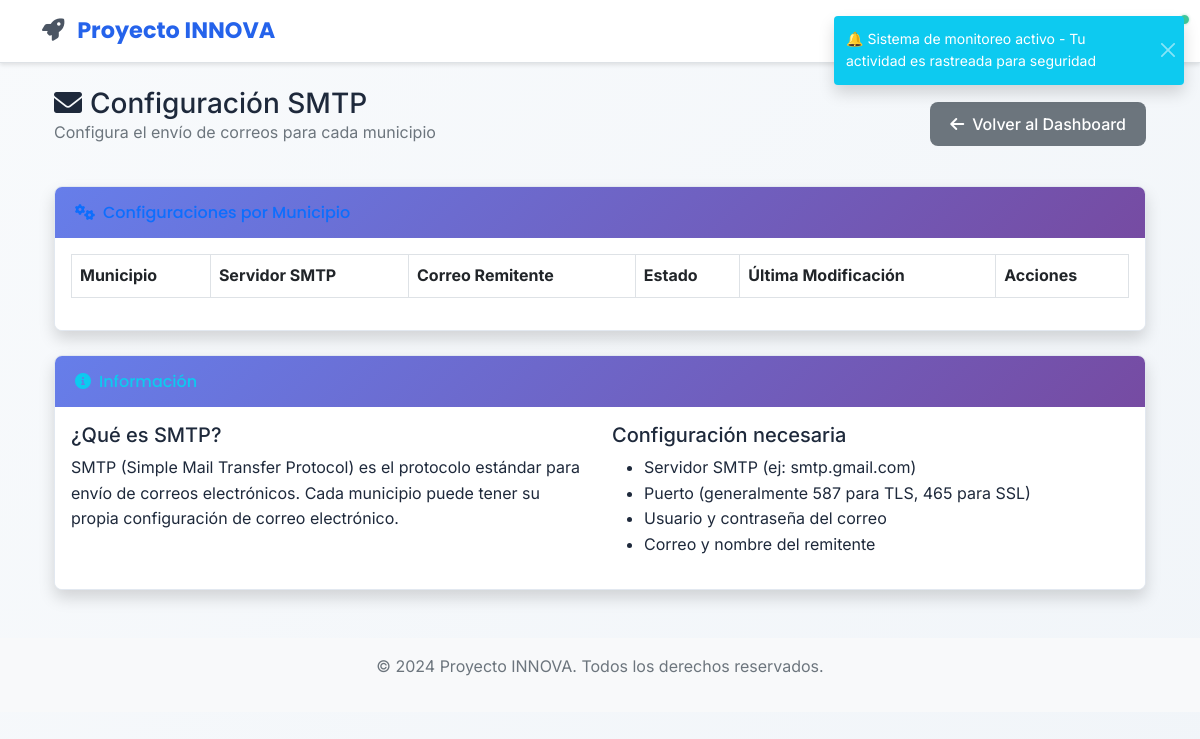
The page /admin/smtp-config (signed in) on the database as committed earlier.
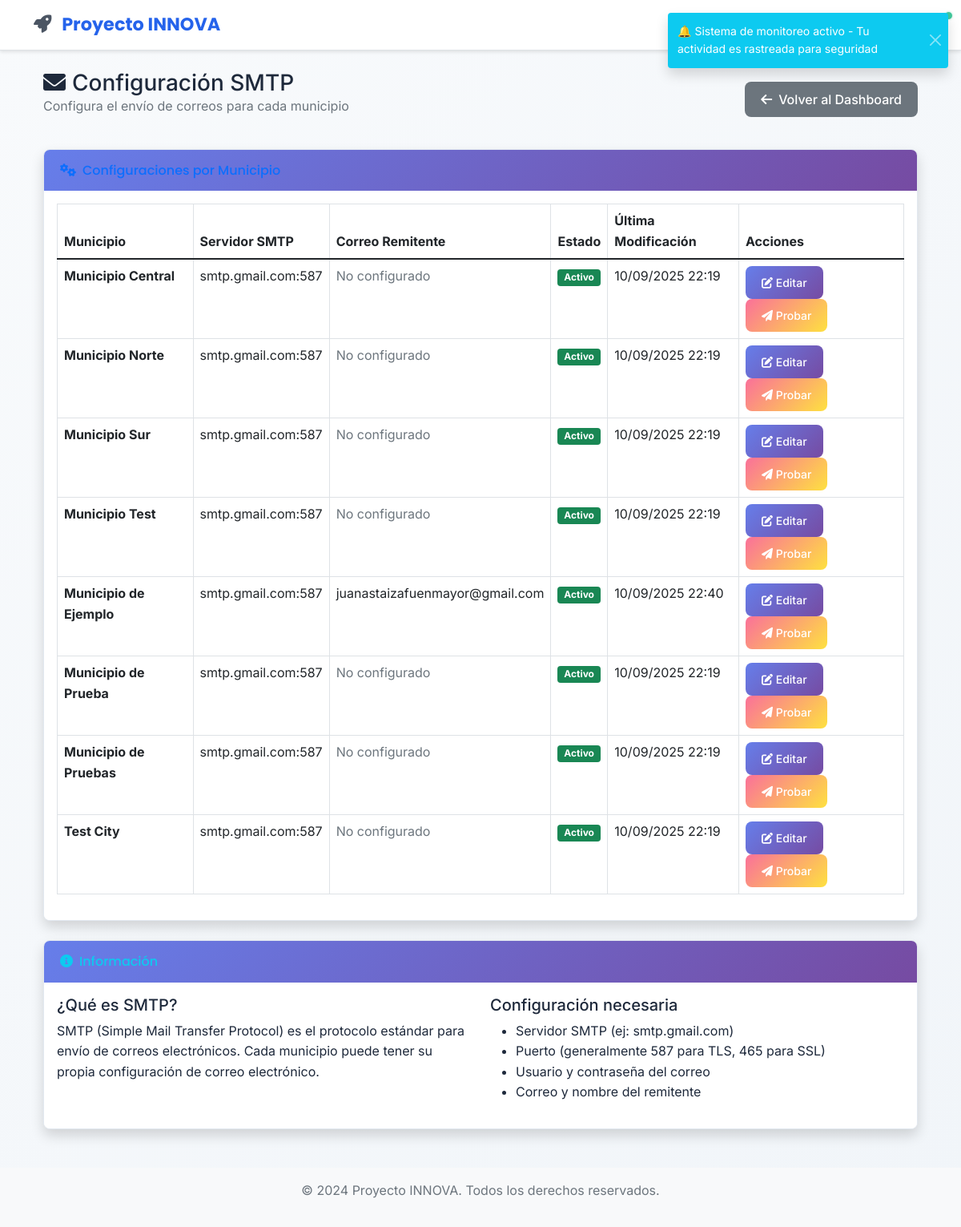
The same page on the database as committed later.
### app/models/smtp_config.py (models this page shows, shortened)
class SMTPConfig(db.Model):
    __tablename__ = 'smtp_configs'
    id = db.Column(db.Integer, primary_key=True)
    municipality = db.Column(db.String(100), nullable=False, unique=True, index=True)  # Municipio asociado
    smtp_server = db.Column(db.String(100), nullable=False)
    smtp_port = db.Column(db.Integer, nullable=False, default=587)
    smtp_username = db.Column(db.String(100), nullable=False)
    smtp_password = db.Column(db.String(200), nullable=False)  # Encriptado en producción
    use_tls = db.Column(db.Boolean, default=True)
    use_ssl = db.Column(db.Boolean, default=False)
    sender_email = db.Column(db.String(120), nullable=False)
    sender_name = db.Column(db.String(100), nullable=False)
    is_active = db.Column(db.Boolean, default=True)
    created_at = db.Column(db.DateTime, default=datetime.utcnow)
    updated_at = db.Column(db.DateTime, default=datetime.utcnow, onupdate=datetime.utcnow)

### app/views/admin.py (the view)
@admin_bp.route('/smtp-config')
@login_required
def smtp_config_list():
    smtp_configs = SMTPConfig.query.order_by(SMTPConfig.municipality).all()
    return render_template('admin/smtp_configs.html', title='Configuración SMTP', smtp_configs=smtp_configs)

### app/models/user.py (called while the page is built)
    def is_admin(self):
        if self.active_roles:
            admin_names = ['admin', 'administrador']
            return any(ur.role.name.lower() in admin_names for ur in self.active_roles)
        return self.legacy_role == 'admin'

### app/views/admin.py (called while the page is built)
@admin_bp.before_request
@login_required
def require_admin():
    if not current_user.is_admin():
        flash('Acceso denegado. Se requieren permisos de administrador.', 'error')
        return redirect(url_for('main.dashboard'))

### app/templates/admin/smtp_configs.html (shortened to what this page needs)
{% extends "base.html" %}
{% block content %}
<div class="container-fluid">
    <div class="d-flex justify-content-between align-items-center mb-4">
        <div>
            <h1 class="h3 mb-0 text-gray-800">
                <i class="fas fa-envelope me-2"></i>Configuración SMTP
            </h1>
            <p class="text-muted">Configura el envío de correos para cada municipio</p>
        </div>
        <a href="{{ url_for('admin.dashboard') }}" class="btn btn-secondary">
            <i class="fas fa-arrow-left me-2"></i>Volver al Dashboard
        </a>
    </div>
    <div class="card shadow mb-4">
        <div class="card-header py-3">
            <h6 class="m-0 font-weight-bold text-primary">
                <i class="fas fa-cogs me-2"></i>Configuraciones por Municipio
            </h6>
        </div>
        <div class="card-body">
            <div class="table-responsive">
                <table class="table table-bordered" id="smtpTable" width="100%" cellspacing="0">
                    <thead>
                        <tr>
                            <th>Municipio</th>
                            <th>Servidor SMTP</th>
                            <th>Correo Remitente</th>
                            <th>Estado</th>
                            <th>Última Modificación</th>
                            <th>Acciones</th>
                        </tr>
                    </thead>
                    <tbody>
                        {% for config in smtp_configs %}
                        <tr>
                            <td>
                                <strong>{{ config.municipality }}</strong>
                            </td>
                            <td>
                                {% if config.smtp_server %}
                                    {{ config.smtp_server }}:{{ config.smtp_port }}
                                {% else %}
                                    <span class="text-muted">No configurado</span>
                                {% endif %}
                            </td>
                            <td>
                                {% if config.sender_email %}
                                    {{ config.sender_email }}
                                {% else %}
                                    <span class="text-muted">No configurado</span>
                                {% endif %}
                            </td>
                            <td>
                                {% if config.is_active %}
                                    <span class="badge bg-success">Activo</span>
                                {% else %}
                                    <span class="badge bg-secondary">Inactivo</span>
                                {% endif %}
                            </td>
                            <td>
                                {{ config.updated_at.strftime('%d/%m/%Y %H:%M') if config.updated_at else 'Nunca' }}
                            </td>
                            <td>
                                <a href="{{ url_for('admin.edit_smtp_config', municipality=config.municipality) }}"
                                   class="btn btn-sm btn-primary me-2">
                                    <i class="fas fa-edit"></i> Editar
                                </a>
                                <a href="{{ url_for('admin.test_smtp_config', municipality=config.municipality) }}"
                                   class="btn btn-sm btn-info">
                                    <i class="fas fa-paper-plane"></i> Probar
                                </a>
                            </td>
                        </tr>
                        {% endfor %}
                    </tbody>
                </table>
            </div>
        </div>
    </div>
    <div class="card shadow mb-4">
        <div class="card-header py-3">
            <h6 class="m-0 font-weight-bold text-info">
                <i class="fas fa-info-circle me-2"></i>Información
            </h6>
        </div>
        <div class="card-body">
            <div class="row">
                <div class="col-md-6">
                    <h5>¿Qué es SMTP?</h5>
                    <p>SMTP (Simple Mail Transfer Protocol) es el protocolo estándar para envío de correos electrónicos. Cada municipio puede tener su propia configuración de correo electrónico.</p>
                </div>
                <div class="col-md-6">
                    <h5>Configuración necesaria</h5>
                    <ul>
                        <li>Servidor SMTP (ej: smtp.gmail.com)</li>
                        <li>Puerto (generalmente 587 para TLS, 465 para SSL)</li>
                        <li>Usuario y contraseña del correo</li>
                        <li>Correo y nombre del remitente</li>
                    </ul>
                </div>
            </div>
        </div>
    </div>
</div>
{% endblock %}

### app/templates/base.html (shortened to what this page needs)
<!DOCTYPE html>
<html lang="es">
<head>
    <link href="https://cdn.jsdelivr.net/npm/bootstrap@5.1.3/dist/css/bootstrap.min.css" rel="stylesheet">
    <link href="https://cdnjs.cloudflare.com/ajax/libs/font-awesome/6.0.0/css/all.min.css" rel="stylesheet">
    <link href="{{ url_for('static', filename='css/style.css') }}" rel="stylesheet">
</head>
<body>
    <nav class="navbar navbar-expand-lg navbar-light bg-white border-bottom">
        <div class="container">
            <a class="navbar-brand fw-bold text-primary" href="{{ url_for('main.dashboard') }}">
                <i class="fas fa-rocket me-2 text-secondary"></i>
                Proyecto INNOVA
            </a>
            {% if current_user.is_authenticated %}
            <div class="collapse navbar-collapse" id="navbarNav">
                <ul class="navbar-nav ms-auto">
                    {% if current_user.is_admin() %}
                    <li class="nav-item">
                        <a class="nav-link text-dark fw-medium" href="{{ url_for('admin.dashboard') }}">
                        </a>
                    </li>
                    {% endif %}
                    <li class="nav-item dropdown">
                        <a class="nav-link dropdown-toggle text-dark fw-medium" href="#" id="userDropdown" role="button" data-bs-toggle="dropdown">
                        </a>
                    </li>
                </ul>
            </div>
            {% endif %}
        </div>
    </nav>
    <main class="container mt-4">
        {% block content %}{% endblock %}
    </main>
    <footer class="bg-light text-center text-muted mt-5 py-3">
        <div class="container">
            <p>&copy; 2024 Proyecto INNOVA. Todos los derechos reservados.</p>
        </div>
    </footer>
</body>
</html>

### app/static/css/style.css (style rules this page uses)
:root { --primary-color: #2563eb; --primary-dark: #1d4ed8; --primary-light: #3b82f6; --secondary-color: #64748b; --success-color: #10b981; --warning-color: #f59e0b; --danger-color: #ef4444; --info-color: #06b6d4; --bg-primary: #ffffff; --bg-secondary: #f8fafc; --bg-tertiary: #f1f5f9; --bg-gradient: linear-gradient(135deg, #667eea 0%, #764ba2 100%); --text-primary: #1e293b; --text-secondary: #64748b; --text-muted: #94a3b8; --border-color: #e2e8f0; --shadow: 0 1px 3px 0 rgba(0, 0, 0, 0.1), 0 1px 2px 0 rgba(0, 0, 0, 0.06); --shadow-lg: 0 10px 15px -3px rgba(0, 0, 0, 0.1), 0 4px 6px -2px rgba(0, 0, 0, 0.05); --border-radius: 8px; --border-radius-lg: 12px; }
body { background: linear-gradient(135deg, #f8fafc 0%, #f1f5f9 100%); min-height: 100vh; font-family: 'Inter', -apple-system, BlinkMacSystemFont, 'Segoe UI', Roboto, sans-serif; color: var(--text-primary); line-height: 1.6; }
.navbar { background: #ffffff; border-bottom: 1px solid var(--border-color); box-shadow: 0 2px 4px rgba(0, 0, 0, 0.1); }
.navbar-brand { font-family: 'Poppins', sans-serif; font-weight: 700; font-size: 1.4rem; color: var(--primary-color) !important; text-decoration: none; }
.navbar-nav .nav-link { font-weight: 500; color: var(--text-primary) !important; transition: color 0.3s ease; }
.card { border: 1px solid var(--border-color); border-radius: var(--border-radius); box-shadow: var(--shadow); background: var(--bg-primary); transition: all 0.3s ease; overflow: hidden; }
.card-header { background: var(--primary-color); color: white; border: none; font-family: 'Poppins', sans-serif; font-weight: 600; padding: 1rem 1.25rem; }
.card-body { background: var(--bg-primary); }
.btn { border-radius: var(--border-radius); font-family: 'Inter', sans-serif; font-weight: 500; padding: 0.625rem 1.25rem; transition: all 0.2s ease; border: none; position: relative; overflow: hidden; }
.btn-primary { background: var(--primary-color); color: white; }
.btn-info { background: var(--info-color); color: white; }
.btn-primary { background: linear-gradient(135deg, #667eea 0%, #764ba2 100%); color: white; position: relative; overflow: hidden; }
.btn-primary::before { content: ''; position: absolute; top: 0; left: -100%; width: 100%; height: 100%; background: linear-gradient(90deg, transparent, rgba(255, 255, 255, 0.2), transparent); transition: left 0.5s; }
.btn-info { background: linear-gradient(135deg, #fa709a 0%, #fee140 100%); color: white; position: relative; overflow: hidden; }
.btn-info::before { content: ''; position: absolute; top: 0; left: -100%; width: 100%; height: 100%; background: linear-gradient(90deg, transparent, rgba(255, 255, 255, 0.2), transparent); transition: left 0.5s; }
.card-header { background: linear-gradient(135deg, #667eea 0%, #764ba2 100%); color: white; border: none; font-family: 'Poppins', sans-serif; font-weight: 600; padding: 1rem 1.25rem; position: relative; overflow: hidden; }
.card-header::before { content: ''; position: absolute; top: 0; left: -100%; width: 100%; height: 100%; background: linear-gradient(90deg, transparent, rgba(255, 255, 255, 0.1), transparent); transition: left 0.7s; }
.text-secondary { color: #4b5563 !important; }

Rows that differ between the two databases and show on the page:
added SMTPConfig: municipality "Municipio Central", smtp_server "smtp.gmail.com", smtp_port "587", sender_email "No configurado", is_active "Activo", updated_at "10/09/2025 22:19"
added SMTPConfig: municipality "Municipio Norte", smtp_server "smtp.gmail.com", smtp_port "587", sender_email "No configurado", is_active "Activo", updated_at "10/09/2025 22:19"
added SMTPConfig: municipality "Municipio Sur", smtp_server "smtp.gmail.com", smtp_port "587", sender_email "No configurado", is_active "Activo", updated_at "10/09/2025 22:19"
added SMTPConfig: municipality "Municipio Test", smtp_server "smtp.gmail.com", smtp_port "587", sender_email "No configurado", is_active "Activo", updated_at "10/09/2025 22:19"
added SMTPConfig: municipality "Municipio de Ejemplo", smtp_server "smtp.gmail.com", smtp_port "587", sender_email "juanastaizafuenmayor@gmail.com", is_active "Activo", updated_at "10/09/2025 22:40"
added SMTPConfig: municipality "Municipio de Prueba", smtp_server "smtp.gmail.com", smtp_port "587", sender_email "No configurado", is_active "Activo", updated_at "10/09/2025 22:19"
added SMTPConfig: municipality "Municipio de Pruebas", smtp_server "smtp.gmail.com", smtp_port "587", sender_email "No configurado", is_active "Activo", updated_at "10/09/2025 22:19"
added SMTPConfig: municipality "Test City", smtp_server "smtp.gmail.com", smtp_port "587", sender_email "No configurado", is_active "Activo", updated_at "10/09/2025 22:19"
